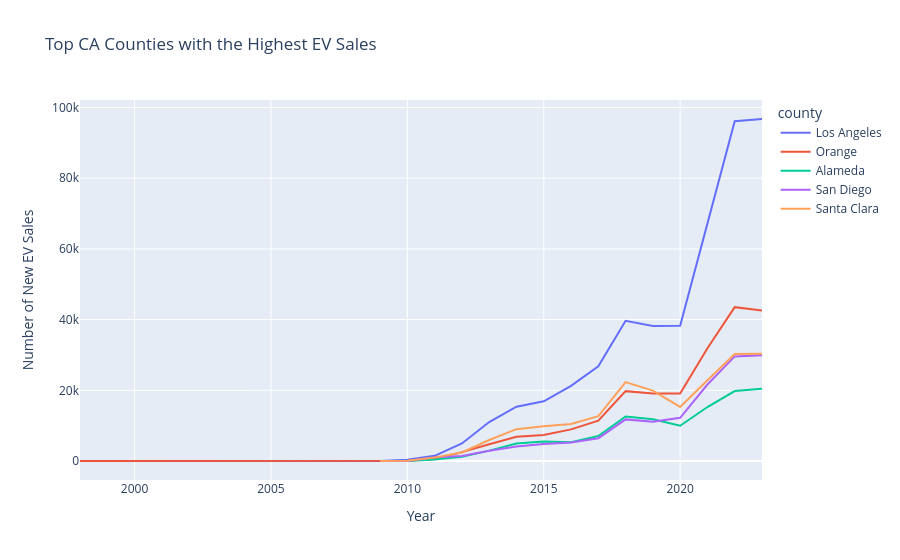

The code cell stored with this chart in its notebook:
### Markdown cell above
Takeaway: 
* Want to look deeper into Los Angeles, Orange, Santa Clara, San Diego, Alameda.

### Code cell
# Focusing on Los Angeles, Orange, Santa Clara, San Diego, Alameda.
major_counties = zev[ zev["county"].isin(["Los Angeles", "Orange", "Santa Clara", "San Diego", "Alameda"]) ]
# sum of vehicles per year
mc_v_per_year = major_counties.groupby(["year", "county"]).sum("num_vehicles").reset_index()

fig = px.line(mc_v_per_year, x="year", y="num_vehicles",
                color="county",
                labels={'year':'Year', 'num_vehicles':'Number of New EV Sales'},
                title="Top CA Counties with the Highest EV Sales",
                )

fig.show()
# fig.show(renderer="svg")

### Figure 1 — Plotly figure (JSON) as saved in the notebook; plotly's stock layout.template omitted (floating-point values rounded to 4 significant figures)
{"data": [{"hovertemplate": "county=Los Angeles<br>Year=%{x}<br>Number of New EV Sales=%{y}<extra></extra>", "legendgroup": "Los Angeles", "line": {"color": "#636efa", "dash": "solid"}, "marker": {"symbol": "circle"}, "mode": "lines", "name": "Los Angeles", "orientation": "v", "showlegend": true, "type": "scatter", "x": [1998, 2001, 2005, 2009, 2010, 2011, 2012, 2013, 2014, 2015, 2016, 2017, 2018, 2019, 2020, 2021, 2022, 2023], "xaxis": "x", "y": [1, 1, 1, 30, 339, 1465, 4962, 11013, 15373, 16892, 21263, 26766, 39657, 38219, 38249, 67296, 96090, 96739], "yaxis": "y"}, {"hovertemplate": "county=Orange<br>Year=%{x}<br>Number of New EV Sales=%{y}<extra></extra>", "legendgroup": "Orange", "line": {"color": "#EF553B", "dash": "solid"}, "marker": {"symbol": "circle"}, "mode": "lines", "name": "Orange", "orientation": "v", "showlegend": true, "type": "scatter", "x": [1998, 2009, 2010, 2011, 2012, 2013, 2014, 2015, 2016, 2017, 2018, 2019, 2020, 2021, 2022, 2023], "xaxis": "x", "y": [1, 3, 37, 537, 2503, 4719, 6870, 7329, 8951, 11398, 19755, 19066, 19104, 31917, 43517, 42538], "yaxis": "y"}, {"hovertemplate": "county=Alameda<br>Year=%{x}<br>Number of New EV Sales=%{y}<extra></extra>", "legendgroup": "Alameda", "line": {"color": "#00cc96", "dash": "solid"}, "marker": {"symbol": "circle"}, "mode": "lines", "name": "Alameda", "orientation": "v", "showlegend": true, "type": "scatter", "x": [2009, 2010, 2011, 2012, 2013, 2014, 2015, 2016, 2017, 2018, 2019, 2020, 2021, 2022, 2023], "xaxis": "x", "y": [5, 13, 452, 1165, 2943, 4966, 5536, 5327, 7056, 12578, 11781, 9978, 15264, 19796, 20437], "yaxis": "y"}, {"hovertemplate": "county=San Diego<br>Year=%{x}<br>Number of New EV Sales=%{y}<extra></extra>", "legendgroup": "San Diego", "line": {"color": "#ab63fa", "dash": "solid"}, "marker": {"symbol": "circle"}, "mode": "lines", "name": "San Diego", "orientation": "v", "showlegend": true, "type": "scatter", "x": [2009, 2010, 2011, 2012, 2013, 2014, 2015, 2016, 2017, 2018, 2019, 2020, 2021, 2022, 2023], "xaxis": "x", "y": [1, 28, 1057, 1389, 2877, 4122, 4824, 5218, 6453, 11768, 11114, 12219, 21630, 29592, 29934], "yaxis": "y"}, {"hovertemplate": "county=Santa Clara<br>Year=%{x}<br>Number of New EV Sales=%{y}<extra></extra>", "legendgroup": "Santa Clara", "line": {"color": "#FFA15A", "dash": "solid"}, "marker": {"symbol": "circle"}, "mode": "lines", "name": "Santa Clara", "orientation": "v", "showlegend": true, "type": "scatter", "x": [2009, 2010, 2011, 2012, 2013, 2014, 2015, 2016, 2017, 2018, 2019, 2020, 2021, 2022, 2023], "xaxis": "x", "y": [12, 83, 1000, 2411, 5940, 9007, 9821, 10482, 12688, 22311, 19906, 15281, 22826, 30262, 30347], "yaxis": "y"}], "layout": {"autosize": true, "legend": {"title": {"text": "county"}, "tracegroupgap": 0}, "title": {"text": "Top CA Counties with the Highest EV Sales"}, "xaxis": {"anchor": "y", "autorange": true, "domain": [0, 1], "range": [1998, 2023], "title": {"text": "Year"}, "type": "linear"}, "yaxis": {"anchor": "x", "autorange": true, "domain": [0, 1], "range": [-5373.0, 102100.0], "title": {"text": "Number of New EV Sales"}, "type": "linear"}}}
